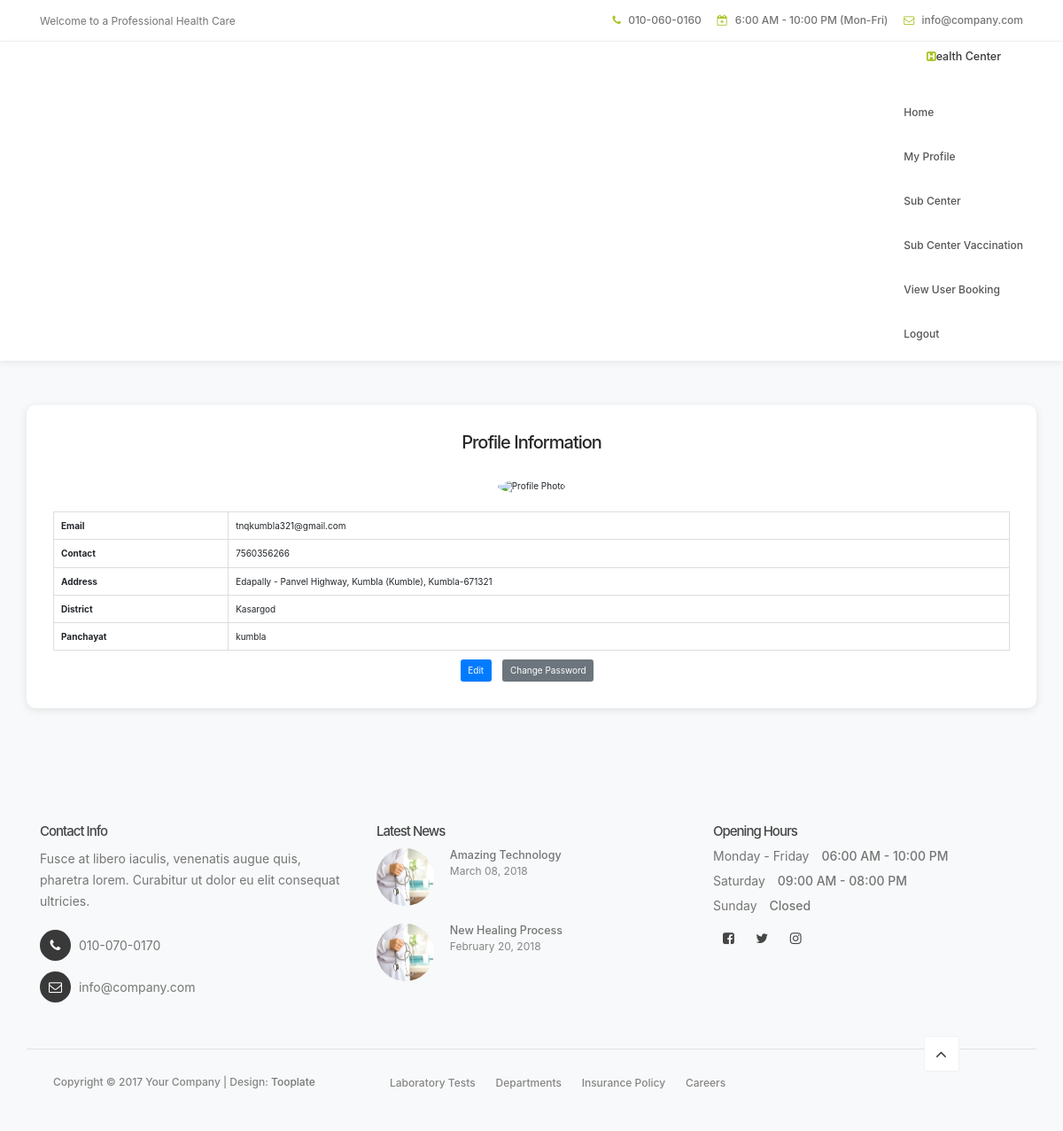
Screenshot of /project/PHC/Myprofile.php (signed in) with the database file from the repository.
### tables this page shows
CREATE TABLE `tbl_phc` (
  `phc_id` int(11) NOT NULL,
  `phc_email` varchar(50) NOT NULL,
  `phc_contact` varchar(50) NOT NULL,
  `phc_password` varchar(50) NOT NULL,
  `phc_address` varchar(100) NOT NULL,
  `phc_photo` varchar(11) NOT NULL,
  `panchayat_id` int(11) NOT NULL
);

CREATE TABLE `tbl_district` (
  `district_id` int(11) NOT NULL,
  `district_name` varchar(50) NOT NULL
);

CREATE TABLE `tbl_panchayat` (
  `panchayat_id` int(11) NOT NULL,
  `panchayat_name` varchar(50) NOT NULL,
  `district_id` int(11) NOT NULL
);

### project/PHC/Myprofile.php (the view, shortened to what this page needs)
<?php
include('../Asset/connection/connection.php');
include('Head.php');
$selqry = "SELECT * FROM tbl_phc s
            INNER JOIN tbl_panchayat p ON s.panchayat_id = p.panchayat_id
            INNER JOIN tbl_district d ON p.district_id = d.district_id
            WHERE s.phc_id = '" . $_SESSION["pid"] . "'";
$result = $con->query($selqry);
$row = $result->fetch_assoc();
?>
<!DOCTYPE html>
<html lang="en">
<head>
    <link rel="stylesheet" href="https://stackpath.bootstrapcdn.com/bootstrap/4.5.2/css/bootstrap.min.css">
</head>
<body>
    <div class="container profile-container">
        <h2>Profile Information</h2>
        <div class="profile-info text-center">
            <img src="../Asset/Files/PHC/<?php echo $row['phc_photo']; ?>" width="150" height="150" alt="Profile Photo"/>
        </div>
        <table class="table table-bordered">
            <tbody>
                <tr>
                    <th>Email</th>
                    <td><?php echo $row['phc_email']; ?></td>
                </tr>
                <tr>
                    <th>Contact</th>
                    <td><?php echo $row['phc_contact']; ?></td>
                </tr>
                <tr>
                    <th>Address</th>
                    <td><?php echo $row['phc_address']; ?></td>
                </tr>
                <tr>
                    <th>District</th>
                    <td><?php echo $row['district_name']; ?></td>
                </tr>
                <tr>
                    <th>Panchayat</th>
                    <td><?php echo $row['panchayat_name']; ?></td>
                </tr>
            </tbody>
        </table>
        <div class="text-center">
            <a href="Editprofile.php" class="btn btn-primary">Edit</a>
            <a href="Changepassword.php" class="btn btn-secondary">Change Password</a>
        </div>
    </div>
</body>
</html>
<?php
include('Foot.php');
?>

### project/Asset/Templates/Main/css/tooplate-style.css (style rules this page uses)
body { background: #ffffff; font-family: 'Poppins', sans-serif; overflow-x: hidden; }
h1,h2,h3,h4,h5,h6 { font-weight: 600; line-height: inherit; }
h1,h2,h3,h4 { letter-spacing: -1px; }
h2 { color: #272727; font-size: 3em; padding-bottom: 10px; }
html { -webkit-font-smoothing: antialiased; }
a { color: #252525; -webkit-transition: 0.5s; transition: 0.5s; text-decoration: none !important; }
@media only screen and (max-width: 1200px) { h2 { font-size: 2.5em; } }

### project/PHC/Myprofile.php (style rules this page uses)
body { background-color: #f8f9fa; }
.profile-container { margin: 50px auto; background-color: #ffffff; border-radius: 10px; box-shadow: 0 2px 10px rgba(0, 0, 0, 0.1); padding: 30px; }
h2 { text-align: center; margin-bottom: 20px; }
.profile-info img { border-radius: 50%; margin-bottom: 20px; }
.btn { margin-right: 10px; }

### rows the page displays
tbl_phc: phc_email "tnqkumbla321@gmail.com", phc_contact "7560356266", phc_address "Edapally - Panvel Highway, Kumbla (Kumble), Kumbla-671321", tbl_district.district_name "Kasargod", panchayat.panchayat_name "kumbla"
